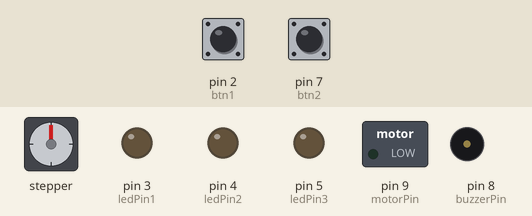
This program was run on a simulated Arduino Uno, built with avr-gcc and run on an emulated ATmega328P. Parts: stepper motor, switched loads named in the program (green lamp = pin HIGH), output pins drawn as LEDs (lit = HIGH), buzzer (waves = sounding). Wiring (inferred from the names in the program): stepper motor (2048 steps per turn assumed): coils pin 10, pin 11, pin 12, pin 13. The test bench sets the inputs (shaded band); at power-on: pin 2 (btn1) LOW, pin 7 (btn2) LOW. The local clock reads 2024-03-15 10:24:30 at power-on unless the program sets it; pins used as bus, display or sensor lines are not drawn; what the program prints to the serial monitor is not drawn.

Above: at 1.2 s.
1.3 s: pin 2 (btn1) pulled HIGH for 0.15 s
At 2.4 s:
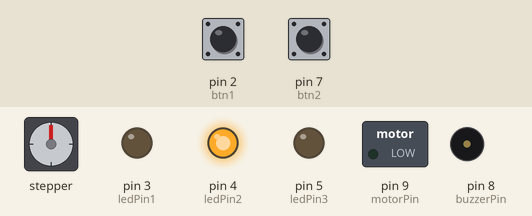
3.0 s: pin 7 (btn2) pulled HIGH for 1 s
At 3.4 s:
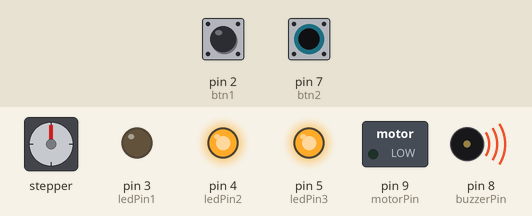
5.5 s: pin 7 (btn2) pulled HIGH for 0.15 s
At 6.1 s:
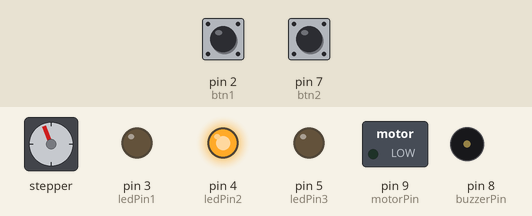
8.5 s: pin 2 (btn1) pulled HIGH for 3.2 s
At 12.7 s:
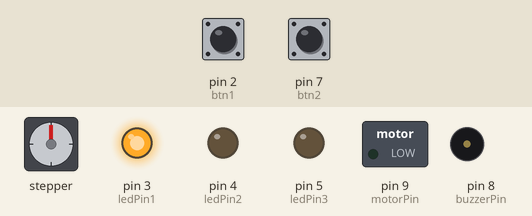
13.2 s: pin 2 (btn1) pulled HIGH for 0.15 s
At 13.8 s:
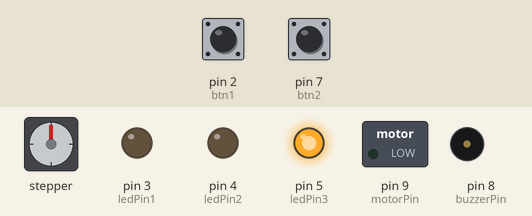
14.9 s: pin 2 (btn1) pulled HIGH for 0.15 s
At 16.3 s:
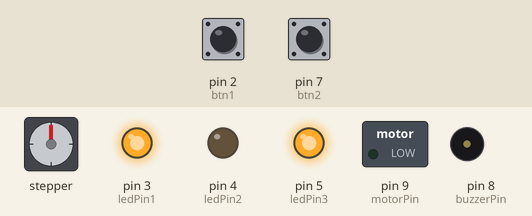
Timing chart, 0 to 17.6 s (numbered marks = the images above; inputs shaded):
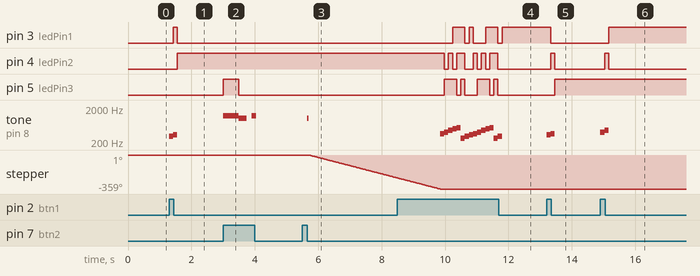

Measured:
- after the input at 1.3 s, pin 3 (ledPin1): LOW → HIGH after 0.13 s, → LOW 0.13 s later; pin 4 (ledPin2): LOW → HIGH after 0.26 s; tone on pin 8 (buzzerPin): silent → 293 Hz at once, → 329 Hz 0.13 s later, → silent 0.13 s later
- after the input at 3.0 s, pin 5 (ledPin3): LOW → HIGH at once, → LOW 0.50 s later; tone on pin 8 (buzzerPin): plays 1174 Hz for 0.50 s, 987 Hz for 0.25 s, 1174 Hz for 0.15 s, starting at once
- after the input at 5.5 s, tone on pin 8 (buzzerPin): silent → 987 Hz after 0.15 s, → silent 0.05 s later; stepper: keeps turning counter-clockwise at about 88°/s, starting after 0.23 s
- after the input at 8.5 s, pin 3 (ledPin1): goes HIGH 0.39 s, LOW 0.13 s, HIGH 0.13 s, LOW 0.39 s, HIGH 0.39 s, LOW 0.13 s, then HIGH, starting after 1.7 s; pin 4 (ledPin2): HIGH → LOW after 1.5 s, → HIGH 0.13 s later, → LOW 0.13 s later, → HIGH 0.13 s later, … (11 changes in this stretch)
- after the input at 13.2 s, pin 3 (ledPin1): HIGH → LOW after 0.13 s; pin 4 (ledPin2): LOW → HIGH after 0.13 s, → LOW 0.13 s later; pin 5 (ledPin3): LOW → HIGH after 0.26 s; tone on pin 8 (buzzerPin): silent → 329 Hz at once, → 349 Hz 0.13 s later, → silent 0.13 s later
- after the input at 14.9 s, pin 3 (ledPin1): LOW → HIGH after 0.26 s; pin 4 (ledPin2): LOW → HIGH after 0.13 s, → LOW 0.13 s later; tone on pin 8 (buzzerPin): silent → 392 Hz at once, → 440 Hz 0.13 s later, → silent 0.13 s later

The program:

main.cpp
```cpp
#include <Arduino.h>
#include <Wire.h>
#include <TimeLib.h>
#include <DS1307RTC.h>

int melody1[10][2] = {{1174, 500}, {987, 250}, {789, 250}, {659, 250}, {1174, 250}, {987, 250}, {783, 250}, {987, 500}, {783, 500}, {987, 500}};
int difficulty = 0;
int note1[] = {261, 293, 329, 349, 392, 440, 493, 523};
int note2[] = {200, 400, 600};
int idx = 0;
int jdx = 0;
int buzzerPin = 8;
int motorPin = 9;
int step_number = 0;
int STEPPER_PIN_1 = 10;
int STEPPER_PIN_2 = 11;
int STEPPER_PIN_3 = 12;
int STEPPER_PIN_4 = 13;
int ledPin1 = 3;
int ledPin2 = 4;
int ledPin3 = 5;
int btn1 = 2;
int btn2 = 7;

void setup()
{
  // Arduino 9600 Beauds -- ESP32 115200 Beauds
  Serial.begin(9600);
  pinMode(STEPPER_PIN_1, OUTPUT);
  pinMode(STEPPER_PIN_2, OUTPUT);
  pinMode(STEPPER_PIN_3, OUTPUT);
  pinMode(STEPPER_PIN_4, OUTPUT);
  pinMode(motorPin, OUTPUT);
  pinMode(ledPin1, OUTPUT);
  pinMode(ledPin2, OUTPUT);
  pinMode(ledPin3, OUTPUT);
  pinMode(btn1, INPUT);
  pinMode(btn2, INPUT);
  while (!Serial)
    ;                       // wait until Arduino Serial Monitor opens
  setSyncProvider(RTC.get); // the function to get the time from the RTC
  if (timeStatus() != timeSet)
  {
    Serial.println("Unable to sync with the RTC");
    while (timeStatus() != timeSet)
    {
      Serial.println("Unable to sync with the RTC");
    }
  }
  else
    Serial.println("RTC has set the system time");
}

// pas overflow le nombre de modes + son par changement de mode
int definemode(int mode)
{
  mode++;
  if (mode == 8)
    mode = 0;
  tone(buzzerPin, note1[mode]);
  Serial.print(note1[mode]);
  delay(130);
  noTone(buzzerPin);
  return (mode);
}

void OneStep(bool dir){
    if(dir){
switch(step_number){
  case 0:
  digitalWrite(STEPPER_PIN_1, HIGH);
  digitalWrite(STEPPER_PIN_2, LOW);
  digitalWrite(STEPPER_PIN_3, LOW);
  digitalWrite(STEPPER_PIN_4, LOW);
  break;
  case 1:
  digitalWrite(STEPPER_PIN_1, LOW);
  digitalWrite(STEPPER_PIN_2, HIGH);
  digitalWrite(STEPPER_PIN_3, LOW);
  digitalWrite(STEPPER_PIN_4, LOW);
  break;
  case 2:
  digitalWrite(STEPPER_PIN_1, LOW);
  digitalWrite(STEPPER_PIN_2, LOW);
  digitalWrite(STEPPER_PIN_3, HIGH);
  digitalWrite(STEPPER_PIN_4, LOW);
  break;
  case 3:
  digitalWrite(STEPPER_PIN_1, LOW);
  digitalWrite(STEPPER_PIN_2, LOW);
  digitalWrite(STEPPER_PIN_3, LOW);
  digitalWrite(STEPPER_PIN_4, HIGH);
  break;
}
  }else{
    switch(step_number){
  case 0:
  digitalWrite(STEPPER_PIN_1, LOW);
  digitalWrite(STEPPER_PIN_2, LOW);
  digitalWrite(STEPPER_PIN_3, LOW);
  digitalWrite(STEPPER_PIN_4, HIGH);
  break;
  case 1:
  digitalWrite(STEPPER_PIN_1, LOW);
  digitalWrite(STEPPER_PIN_2, LOW);
  digitalWrite(STEPPER_PIN_3, HIGH);
  digitalWrite(STEPPER_PIN_4, LOW);
  break;
  case 2:
  digitalWrite(STEPPER_PIN_1, LOW);
  digitalWrite(STEPPER_PIN_2, HIGH);
  digitalWrite(STEPPER_PIN_3, LOW);
  digitalWrite(STEPPER_PIN_4, LOW);
  break;
  case 3:
  digitalWrite(STEPPER_PIN_1, HIGH);
  digitalWrite(STEPPER_PIN_2, LOW);
  digitalWrite(STEPPER_PIN_3, LOW);
  digitalWrite(STEPPER_PIN_4, LOW);


}
  }
step_number++;
  if(step_number > 3){
    step_number = 0;
  }
}

void launchSeeds(){
  idx = 0;
  while (idx < 2048){
    OneStep(false);
    delay(2);
    idx++;
  }
}

void melody(int melodyNum = 1, int difficulty = 0)
{
  noTone(buzzerPin);
  int ledPins[3] = {ledPin1, ledPin2, ledPin3};
  int ledInt = 1;
  int currentNote;
  idx = 0;
  while (idx < difficulty)
  {
    if (currentNote < melody1[idx][0])
      ledInt++;
    else
      ledInt--;
    if (ledInt > 2)
      ledInt = 0;
    else if (ledInt < 0)
      ledInt = 2;
    currentNote = melody1[idx][0];
    digitalWrite(ledPins[ledInt], HIGH);
    tone(buzzerPin, currentNote);
    delay(melody1[idx][1]);
    idx++;
    digitalWrite(ledPins[ledInt], LOW);
  }
  noTone(buzzerPin);
}

bool canFeed(bool bypass = false)
{
  if (!bypass)
  {
    if (hour() >= 6 && hour() < 00)
      return true;
    else
    {
      delay(30000);
      return false;
    }
  }
  return true;
}

void difficultyLED(int difficulty)
{
  switch (difficulty)
  {
  case 0:
    digitalWrite(ledPin1, LOW);
    digitalWrite(ledPin2, LOW);
    digitalWrite(ledPin3, LOW);
    break;
  case 1:
    digitalWrite(ledPin1, HIGH);
    digitalWrite(ledPin2, LOW);
    digitalWrite(ledPin3, LOW);
    break;
  case 2:
    digitalWrite(ledPin1, LOW);
    digitalWrite(ledPin2, HIGH);
    digitalWrite(ledPin3, LOW);
    break;
  case 3:
    digitalWrite(ledPin1, LOW);
    digitalWrite(ledPin2, LOW);
    digitalWrite(ledPin3, HIGH);
    break;
  case 4:
    digitalWrite(ledPin1, LOW);
    digitalWrite(ledPin2, HIGH);
    digitalWrite(ledPin3, HIGH);
    break;
  case 5:
    digitalWrite(ledPin1, HIGH);
    digitalWrite(ledPin2, LOW);
    digitalWrite(ledPin3, HIGH);
    break;
  case 6:
    digitalWrite(ledPin1, HIGH);
    digitalWrite(ledPin2, HIGH);
    digitalWrite(ledPin3, LOW);
    break;
  case 7:
    digitalWrite(ledPin1, HIGH);
    digitalWrite(ledPin2, HIGH);
    digitalWrite(ledPin3, HIGH);
    break;
  }
}

void borbinput(int difficulty)
{
  idx = 0;
  jdx = 0;

  while (idx < difficulty && jdx < 30000)
  {
    if (digitalRead(btn2))
    {
      delay(150);
      tone(buzzerPin, melody1[idx][0]);
      while (digitalRead(btn2))
        delay(100);
      delay(50);
      noTone(buzzerPin);
      Serial.print("Button pressed ");
      Serial.print(idx + 1);
      Serial.print(" times");
      Serial.println();
      idx++;
      if (idx >= difficulty)
      {
        launchSeeds();
        break;
      }
    }
    jdx++;
    delay(1);
  }
}
void loop()
{
  if (canFeed(true))
  {
    if (digitalRead(btn1))
    {
      difficulty = definemode(difficulty);
      difficultyLED(difficulty);
    }
    if (digitalRead(btn2))
    {
      if (difficulty != 0)
      {
        melody(1, difficulty);
        difficultyLED(difficulty);
        borbinput(difficulty);
      }
      else
      {
        melody(1, difficulty + 1);
        difficultyLED(difficulty);
        delay(10);
        launchSeeds();
      }
    }
  }
}
/*
⠀⠀⠀⠀⠀⠀⠀⠀⠀⠀⠀⠀⠀⠀⠀⠀⠀⠀⠀⠀⠀⠀⠀⠀⠀⠀⠀⠀⠀⠀⣠⣤⣤⣬⡄⠀
⠀⠀⠀⠀⠀⠀⠀⠀⠀⠀⠀⠀⠀⠀⠀⠀⠀⠀⠀⠀⠀⠀⠀⠀⠀⠀⠀⠀⢰⣿⠏⠉⢹⡞⣿⠀⠀⠀⠀⠀⠀⠀⠀⠀⠀⠀⠀⠀⠀
⠀⠀⠀⠀⠀⠀⠀⠀⠀⠀⠀⠀⠀⠀⠀⠀⠀⠀⠀⠀⠀⠀⠀⠀⠀⠀⠀⠀⣿⠁⠀⠀⠘⣧⢿⡇⠀⠀⠀⠀⣤⡶⠾⠶⣶⣄⠀⠀⠀
⠀⠀⠀⠀⠀⠀⠀⠀⠀⠀⠀⠀⠀⠀⠀⠀⠀⠀⠀⠀⠀⠀⠀⠀⠀⠀⠀⠀⣿⠀⠀⠀⠀⠘⠻⣧⠀⠀⠀⣼⡟⠀⠀⢠⢏⣿⠀⠀⠀
⠀⠀⠀⠀⠀⠀⠀⠀⠀⠀⠀⠀⠀⠀⠀⠀⠀⠀⠀⠀⠀⠀⠀⠀⠀⠀⠀⠀⢿⣇⠀⠀⠀⠀⠀⢻⡆⠀⣸⡟⠀⠀⠀⣿⣸⠃⠀⠀⠀
⠀⠀⠀⠀⠀⠀⠀⠀⠀⠀⠀⠀⠀⠀⠀⠀⠀⠀⠀⠀⠀⠀⠀⠀⠀⠀⠀⠀⢸⣿⠀⠀⠀⠀⠀⠸⣿⠀⣿⠁⠀⠀⠀⠛⡟⠀⠀⠀⠀
⠀⠀⠀⠀⠀⠀⠀⠀⠀⠀⠀⠀⠀⠀⠀⠀⠀⠀⠀⠀⠀⠀⠀⠀⠀⠀⠀⠀⠀⣿⣄⣀⠀⠀⠀⠀⢻⣾⣿⠀⠀⠀⠀⢰⡇⠀⠀⠀⠀
⠀⠀⠀⠀⠀⠀⠀⠀⠀⠀⠀⠀⠀⠀⠀⠀⠀⠀⠀⠀⠀⠀⠀⠀⠀⠀⠀⠀⠀⣿⡄⠀⠀⠀⠀⠀⠈⢿⣅⡀⠀⠀⠀⣼⡇⠀⠀⠀⠀
⠀⠀⠀⠀⠀⠀⠀⠀⠀⠀⠀⠀⠀⠀⠀⠀⠀⠀⠀⠀⠀⠀⠀⠀⠀⠀⠀⠀⠀⢿⡇⠀⠀⠀⠀⠀⠀⠘⣯⠁⠀⠀⠈⣿⡀⠀⠀⠀⠀
⠀⠀⠀⠀⠀⠀⠀⠀⠀⠀⠀⠀⠀⠀⠀⠀⠀⠀⠀⠀⠀⠀⠀⠀⠀⠀⠀⠀⠀⢸⣧⠀⠀⠀⠀⠀⠀⠀⢹⣇⠀⠀⠀⢻⣷⠾⠛⢷⣦
⠀⠀⠀⠀⠀⠀⠀⠀⠀⠀⠀⠀⠀⠀⠀⠀⠀⠀⠀⠀⠀⠀⠀⠀⠀⠀⠀⠀⠀⠀⣿⡄⠀⠀⠀⠀⠀⠀⠀⣿⡆⠀⠀⢸⡇⠀⠀⣸⣽
⠀⠀⠀⠀⠀⠀⠀⠀⠀⠀⠀⠀⠀⠀⠀⠀⠀⠀⠀⠀⠀⠀⠀⠀⠀⠀⠀⠀⠀⠀⢹⣇⠀⠀⠀⠀⠀⠀⠰⠛⢷⠀⠀⠈⡇⠀⠀⢷⠇
⠀⠀⠀⠀⠀⠀⠀⠀⠀⠀⠀⠀⠀⠀⠀⠀⠀⠀⠀⠀⠀⠀⠀⠀⠀⠀⠀⠀⠀⠀⢘⣿⣄⡀⠀⠀⠀⠀⠀⢀⣾⡇⠀⠀⣇⠀⠀⣾⠀
⠀⠀⠀⠀⠀⠀⠀⠀⠀⠀⠀⠀⠀⠀⣀⣤⣶⣶⣶⣶⣶⣶⣶⣦⣤⣤⣤⣤⣤⣀⢸⣿⠀⠀⠀⠀⠀⠀⠀⠈⠘⣇⠀⠚⣿⠀⢸⡏⠀
⠀⠀⠀⠀⠀⠀⠀⠀⠀⣀⣤⣴⡾⠟⠋⠁⠁⠀⠀⠀⠀⠀⠀⠀⠉⠉⠉⠉⠉⠛⢿⣿⡀⠀⠀⠀⠀⠀⠀⠀⠀⣿⠀⠀⡿⠀⡾⠁⠀
⠀⠀⠀⢀⣤⣶⡶⣾⣟⣋⡥⠞⠁⠀⠀⠀⡄⠀⠀⠀⠀⠀⠀⠀⠀⠀⠀⠀⠀⠠⠞⠉⢿⣆⠀⠀⠀⠀⠀⠀⠀⢿⡇⣴⠇⢰⡇⠀⠀
⠀⠀⢀⡿⠉⠘⡇⠈⠻⣧⠀⠀⠀⠀⠀⠀⢳⡄⠀⠀⠀⠀⠀⠀⠀⠀⢀⠀⠀⠀⠀⠀⠀⠹⣷⡄⠀⠀⠀⠀⠀⢸⣇⣿⠀⣾⠁⠀⠀
⠀⠀⣸⡇⢀⣠⡟⠀⠀⠙⣷⣤⣀⣤⣤⣴⡾⢿⣶⣤⣄⣀⡀⢀⣠⡴⠋⠀⠀⠀⠀⠀⠀⠀⠙⣿⣄⠀⠀⠀⠀⠘⣿⡇⣠⡟⠀⠀⠀
⠀⠀⣿⠾⠋⠁⠀⠀⠀⠀⢸⣯⠉⠉⠁⠀⠀⠀⠈⠉⠉⠙⠛⠛⢻⡇⠀⠀⠀⠀⠀⠀⠀⠀⠀⠈⢿⣧⡀⠀⠀⠀⢸⣆⣾⠁⠀⠀⠀
⠀⣸⡟⣀⣀⠄⠀⠀⠀⠀⠘⣿⠀⠀⠀⠀⠀⠀⠀⠀⠀⠀⠀⠀⠘⢷⣄⠀⠀⠀⠀⠀⠀⠀⠀⠀⠀⠻⣿⣄⠀⠀⠈⣿⡏⠀⠀⠀⠀
⣰⡿⠋⠁⠀⠀⠀⠀⠀⠤⣄⣿⠀⠀⠀⠀⠀⠀⠀⠀⠀⠀⠀⠀⠀⠈⠻⣷⣄⠀⠀⠀⠀⠀⠀⠀⠀⠀⠈⢻⣧⡀⠀⠘⣿⠀⠀⠀⠀
⣿⠁⠀⠀⠀⠀⠀⠀⠀⠀⠘⢿⣆⠀⠀⠀⠀⠀⠀⠀⠀⠀⠀⠀⠀⠀⠀⠈⣿⡷⣦⣤⣄⠀⠀⠀⠀⠀⠀⠀⠙⢿⣆⠀⢹⣷⠀⠀⠀
⣿⡄⠀⠀⠀⠀⠀⠀⠀⠀⠀⠈⢿⣦⠀⠀⠀⠀⠀⠀⠀⠀⠀⠀⠀⠀⢀⣾⢿⣄⠀⠀⠀⠀⠀⠀⠀⠀⠀⠀⠀⠈⠹⣧⡀⢿⡆⠀⠀
⢹⣷⡀⠀⠀⠀⠀⠀⠀⠀⠀⠀⠀⠻⣷⡀⠀⠀⠀⠀⠀⠀⠀⠀⠀⢀⣾⠏⠀⠙⠳⠀⠀⠀⠀⠀⠀⠀⠀⠀⠀⠀⠀⠘⢷⠘⣷⠀⠀
⠀⢻⣷⡀⠀⠀⠀⠀⠀⠀⠀⠀⠀⠀⠙⢿⣄⢀⣀⣠⣤⣤⣤⡴⠶⠾⢿⣤⣤⣀⣀⠀⠀⠀⠀⠀⠀⠀⠀⠀⠀⠀⠀⠀⢸⠀⣿⠆⠀
⠀⠀⢻⣧⠀⠀⠀⠀⠀⠀⠀⠀⠀⠀⠀⠈⠛⠻⠿⣭⣭⣄⠀⠀⠀⠀⠀⠀⠀⠈⠉⠉⠙⠂⠀⠀⠀⠀⠀⠀⠀⠀⠀⠀⢸⢀⣿⠀⠀
⠀⠀⠀⢻⣧⠀⠀⠀⠀⠀⠀⠀⠀⠀⠀⠀⠀⠀⠀⠀⠀⠉⠉⠙⠓⠒⠒⠒⠀⠀⠀⠀⠀⠀⠀⠀⠀⠀⠀⠀⠀⠀⠀⠀⠋⣾⡇⠀⠀
⠀⠀⠀⠀⢿⡇⠀⠀⠀⠀⠀⠀⠀⠀⠀⠀⠀⠀⠀⠀⠀⠀⠀⠀⠀⠀⠀⠀⠀⠀⠀⠀⠀⠀⠀⠀⠀⠀⠀⠀⠀⠀⠀⠀⣼⡿⠀⠀⠀
⠀⠀⠀⠀⠈⣿⡄⠀⠀⠀⠀⠀⠀⠀⠀⠀⠀⠀⠀⠀⠀⠀⠀⠀⠀⠀⠀⠀⠀⠀⠀⠀⠀⠀⠀⠀⠀⠀⠀⠀⠀⠀⠀⣰⡿⠁⠀⠀⠀
⠀⠀⠀⠀⠀⢹⣷⡀⠀⠀⠀⠀⠀⠀⠀⠀⠀⠀⠀⠀⠀⠀⠀⠀⠀⠀⠀⠀⠀⠀⠀⠀⠀⠀⠀⠀⠀⠀⠀⠀⠀⠀⢠⣿⠃⠀⠀⠀⠀
⠀⠀⠀⠀⠀⠀⢻⣧⡀⠀⠀⠀⠀⠀⠀⠀⠀⠀⠀⠀⠀⠀⠀⠀⠀⠀⠀⠀⠀⠀⠀⠀⠀⠀⠀⠀⠀⠀⠀⠀⠀⢠⣿⠃⠀⠀⠀⠀⠀
⠀⠀⠀⠀⠀⠀⠸⣿⣷⡀⠀⠀⠀⠀⠀⠀⠀⠀⠀⠀⠀⠀⠀⠀⠀⠀⠀⠀⠀⠀⠀⠀⠀⠀⠀⠀⠀⠀⠀⠀⢀⣾⠇⠀⠀⠀⠀⠀⠀
⠀⠀⠀⠀⠀⠀⠀⣿⡌⠻⣆⠀⠀⠀⠀⠀⠀⠀⠀⠀⠀⠀⠀⠀⠀⠀⠀⠀⠀⠀⠀⠀⠀⠀⠀⠀⠀⠀⠀⠀⣼⡏⠀⠀⠀⠀⠀⠀⠀
⠀⠀⠀⠀⠀⠀⠀⢹⣧⠀⠀⠙⠂⠀⠀⠀⠀⠀⠀⠀⠀⠀⠀⠀⠀⠀⠀⠀⠀⠀⠀⠀⠀⠀⠀⠀⠀⠀⠀⣸⡿⠀⠀⠀⠀⠀⠀⠀⠀
⠀⠀⠀⠀⠀⠀⠀⠀⢿⣆⠀⠀⠀⠀⠀⠀⠀⠀⠀⠀⠀⠀⠀⠀⠀⠀⠀⠀⠀⠀⠀⠀⠀⠀⠀⠀⠀⠀⢠⣿⠇⠀⠀⠀⠀⠀⠀⠀⠀
⠀⠀⠀⠀⠀⠀⠀⠀⠘⣿⡆⠀⠀⠀⠀⠀⠀⠀⠀⠀⠀⠀⠀⠀⠀⠀⠀⠀⠀⠀⠀⠀⠀⠀⠀⠀⠀⠀⣾⡟⠀⠀⠀⠀⠀⠀⠀⠀⠀
⠀⠀⠀⠀⠀⠀⠀⠀⠀⠘⢿⣆⠀⠀⠀⠀⠀⠀⠀⠀⠀⠀⠀⠀⠀⠀⠀⠀⠀⠀⠀⠀⠀⠀⠀⠀⠀⢀⣿⠇⠀⠀⠀⠀⠀⠀⠀⠀⠀
⠀⠀⠀⠀⠀⠀⠀⠀⠀⠀⠈⠻⣧⡀⠀⠀⠀⠀⠀⠀⠀⠀⠀⠀⠀⠀⠀⠀⠀⠀⠀⠀⠀⠀⠀⠀⠀⢸⣿⠀⠀⠀⠀⠀⠀⠀⠀⠀⠀
⠀⠀⠀⠀⠀⠀⠀⠀⠀⠀⠀⠀⠈⢿⣦⡀⠀⠀⠀⠀⠀⠀⠀⠀⠀⠀⠀⠀⠀⠀⠀⠀⠀⠀⠀⠀⠀⢸⣿⠀⠀⠀⠀⠀⠀⠀⠀⠀⠀
⠀⠀⠀⠀⠀⠀⠀⠀⠀⠀⠀⠀⠀⠀⣿⡿⠄⠀⠀⠀⠀⠀⠀⠀⠀⠀⠀⠀⠀⠀⠀⠀⠀⠀⠀⠀⠀⢸⣿⠀⠀⠀⠀⠀⠀⠀⠀⠀⠀
⠀⠀⠀⠀⠀⠀⠀⠀⠀⠀⠀⠀⠀⠀⢹⣧⠀⠀⠀⠀⠀⠀⠀⠀⠀⠀⠀⠀⠀⠀⠀⠀⠀⠀⠀⠀⠀⢸⣿⠀⠀⠀⠀⠀⠀⠀⠀⠀⠀
⠀⠀⠀⠀⠀⠀⠀⠀⠀⠀⠀⠀⠀⠀⠸⡿⠄⠀⠀⠀⠀⠀⠀⠀⠀⠀⠀⠀⠀⠀⠀⠀⠀⠀⠀⠀⠀⢸⠿⠀⠀⠀
*/
```
